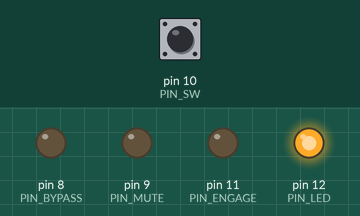
The sketch below on a simulated Arduino Uno, built with avr-gcc and run on an emulated ATmega328P. On the bench: output pins drawn as LEDs (lit = HIGH). Dashed ring = blinking. Inputs (shaded band) come from the test bench; at power-on: pin 10 (PIN_SW) HIGH.

Above: at 1.2 s.
1.3 s: pin 10 (PIN_SW) pulled LOW for 0.15 s
At 2.5 s:
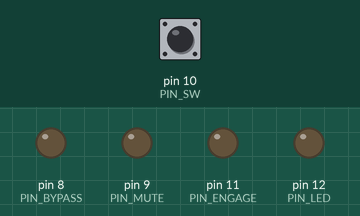
2.9 s: pin 10 (PIN_SW) pulled LOW for 1 s
At 4.6 s:
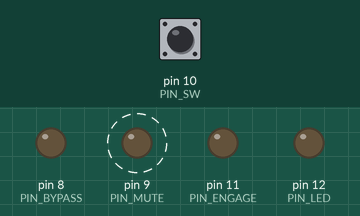
5.9 s: pin 10 (PIN_SW) pulled LOW for 3.2 s
At 9.13 s:
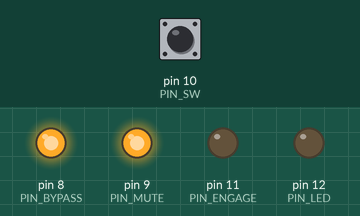
Timing chart, 0 to 10.7 s (numbered marks = the images above; inputs shaded):
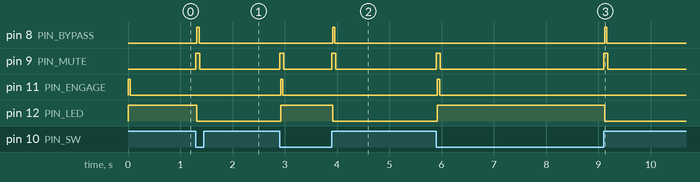

Measured:
- after the input at 1.3 s, pin 8 (PIN_BYPASS): LOW → HIGH at once, → LOW 0.04 s later; pin 9 (PIN_MUTE): LOW → HIGH at once, → LOW 0.08 s later; pin 12 (PIN_LED): HIGH → LOW at once
- after the input at 2.9 s, pin 8 (PIN_BYPASS): LOW → HIGH after 1.0 s, → LOW 0.04 s later; pin 9 (PIN_MUTE): alternates HIGH for 0.08 s and LOW for 0.93 s, 4 changes in all, then stays LOW, starting at once; pin 11 (PIN_ENGAGE): LOW → HIGH at once, → LOW 0.04 s later; pin 12 (PIN_LED): LOW → HIGH at once, → LOW 1.0 s later
- after the input at 5.9 s, pin 8 (PIN_BYPASS): LOW → HIGH after 3.2 s, → LOW 0.04 s later; pin 9 (PIN_MUTE): alternates HIGH for 0.08 s and LOW for 3.1 s, 4 changes in all, then stays LOW, starting at once; pin 11 (PIN_ENGAGE): LOW → HIGH at once, → LOW 0.04 s later; pin 12 (PIN_LED): LOW → HIGH at once, → LOW 3.2 s later

The sketch:

relay-bypass.ino
```cpp
#include <avr/io.h>
#include <util/delay.h>
#include <avr/eeprom.h>

//#define DEBUG

// By default we assume normally open unless this is defined
//#define NORMALLY_CLOSED

// If you define SIMPLIFIED_DEBOUNCE it will trust the
// first instance of a button press, then ignore subsequent
// presses for the SIMPLIFIED_DEBOUNCE_DELAY.
// Otherwise if this is not defined it will do a more traditional
// debounce that looks for a stabilized change of state.
#define SIMPLIFIED_DEBOUNCE

#ifdef SIMPLIFIED_DEBOUNCE
# define DEBOUNCE_DELAY 250
#else
# define DEBOUNCE_DELAY 14
#endif

// Define DISABLE_TEMPORARY_SWITCH to turn off the ability to hold
// the switch to temporarily engage/bypass.
//#define DISABLE_TEMPORARY_SWITCH

#define PIN_SW     PB2
#define PIN_LED    PB4
#define PIN_MUTE   PB1
#define PIN_BYPASS PB0
#define PIN_ENGAGE PB3

// If you hold down the switch for at least this number of ms, then
// we assume you are holding it down to temporarily toggle the state,
// and want it to toggle back on release.
// i.e. it's not a quick press and release.
#define TEMPORARY_SWITCH_TIME 500

/* 1. When switch is pressed, start muting for MUTE_LENGTH ms.
 * 2. Wait MUTED_RELAY_DELAY before actually toggling the relay though.
 * IMPORTANT NOTE: To disable the physical muting, leave the optocoupler diode floating.
 *                 i.e. don't connect the MUTE jumpers on the PCB
 */
#define USE_MUTE 1
#define MUTE_LENGTH 35
#define MUTED_RELAY_DELAY 20

#define RELAY_SWITCH_TIME 40

/* TBD: If space requires we can consolidate these state vars into a single byte */
uint8_t is_bypassed  = 0;
uint8_t use_mute     = USE_MUTE;
uint8_t sw_state;     // its debounced state. i.e. what we assume is intended by player
uint8_t sw_last_loop; // state last loop

unsigned long sw_stable_since = 0;
unsigned long sw_pressed_at   = 0;


void setup() {
  DDRB &= ~(1 << PIN_SW); // input
  PORTB |= (1 << PIN_SW); // activate pull-up resistor
  DDRB |= (1 << PIN_BYPASS); // output
  DDRB |= (1 << PIN_ENGAGE); // output
  DDRB |= (1 << PIN_LED); // output
  DDRB |= (1 << PIN_MUTE); // output


  // wait for the pullup to do its job,
  // otherwise PIN_SW can sometimes get false LOW readings
  _delay_ms(5);
  sw_last_loop = read_switch();
  sw_state = sw_last_loop;

  uint8_t auto_on = 0x0;

  bool signal_eeprom_written = false;

  if (eeprom_is_ready()) {
    auto_on = eeprom_read_byte((uint8_t *)0x0);

    if (auto_on != 0x0 && auto_on != 0x1) { // never written, probably 0xff
      auto_on = 0x0;
    }

    // If switch is held when powered on, toggle the auto-on feature
    if (sw_last_loop == 0) {
      is_bypassed = ! is_bypassed;
      auto_on ^= 0x1;
      eeprom_update_byte((uint8_t *)0x0, auto_on);
      signal_eeprom_written = true;
    }

    is_bypassed = auto_on;
  }

  write_bypass(); // get the relay setup before blinking the LED for EEPROM
  _delay_ms(1);

  if (signal_eeprom_written) {
    // Blink LED. Ordinarily this should be done asynchronously,
    // but on initial boot it probably doesn't matter
    for (int i = 0; i < 3; i++) {
      PORTB |= (1 << PIN_LED); //high
      _delay_ms(200);
      PORTB &= ~(1 << PIN_LED); //low
      _delay_ms(200);
    }
    set_led(); // set the LED again
  }
}

void loop() {
  uint8_t sw_this_loop = read_switch();

  unsigned long now = millis();

#ifndef SIMPLIFIED_DEBOUNCE
  // If still unstable, reset the clock
  if (sw_this_loop != sw_last_loop) {
    sw_stable_since = now;
  }
#endif

  // has sw state has changed?
  // Is switch state stable?
  if ((sw_this_loop != sw_state)
      && (now - sw_stable_since) > DEBOUNCE_DELAY)
  {
#ifdef SIMPLIFIED_DEBOUNCE
    sw_stable_since = now;
#endif
    sw_state = sw_this_loop;

    if (sw_state == 0) {// sw pressed
      sw_pressed_at = now;
      toggle_bypass_state();

    // Switch has just been released. Let's decide if it was a long press for temporary engagement/disengagement,
    // or a quick press to toggle its state.
    } else {
#ifndef DISABLE_TEMPORARY_SWITCH
      if ((now - sw_pressed_at) > TEMPORARY_SWITCH_TIME) {
        toggle_bypass_state();
      }
#endif
    }
  }

  sw_last_loop = sw_this_loop;
}

// This may block. See comments
void toggle_bypass_state() {
  if (use_mute) {
    // Is there any reason to do this asynchronously?
    // Until it seems there is, let's keep it MUCH simpler.
    PORTB |= (1 << PIN_MUTE); // HIGH - engage mute
    // wait a while for mute to fully engage before toggling relay
    _delay_ms(MUTED_RELAY_DELAY);
  }

  is_bypassed = ! is_bypassed;
  write_bypass();

  if (use_mute) {
    // wait for the rest of the MUTE_LENGTH period
    _delay_ms(MUTE_LENGTH - MUTED_RELAY_DELAY);
    // Unmute by setting PIN_MUTE to low
    PORTB &= ~(1 << PIN_MUTE);

    // since we've been blocking, the switch may have been released.
    sw_state = read_switch();
  }
}

void write_bypass() {
  set_led();
  PORTB &= ~(1 << PIN_BYPASS); // low
  PORTB &= ~(1 << PIN_ENGAGE); // low
  // There's a non-zero chance the blocking we do here could
  // interfere with the switch debouncing.
  // But with the simplified debounce it's a non-issue.
  if (is_bypassed) {
    PORTB |= (1 << PIN_BYPASS); // high
    _delay_ms(RELAY_SWITCH_TIME);
    PORTB &= ~(1 << PIN_BYPASS); // low
  } else {
    PORTB |= (1 << PIN_ENGAGE); // high
    _delay_ms(RELAY_SWITCH_TIME);
    PORTB &= ~(1 << PIN_ENGAGE); // low
  }
}

void set_led() {
  if (is_bypassed) {
    PORTB &= ~(1 << PIN_LED); // low
  } else {
    PORTB |= (1 << PIN_LED); // high
  }
}

uint8_t read_switch() {
  uint8_t rv = PINB & (1 << PIN_SW);
#ifdef NORMALLY_CLOSED
  rv = ! rv;
#endif
  return rv;
}
```
